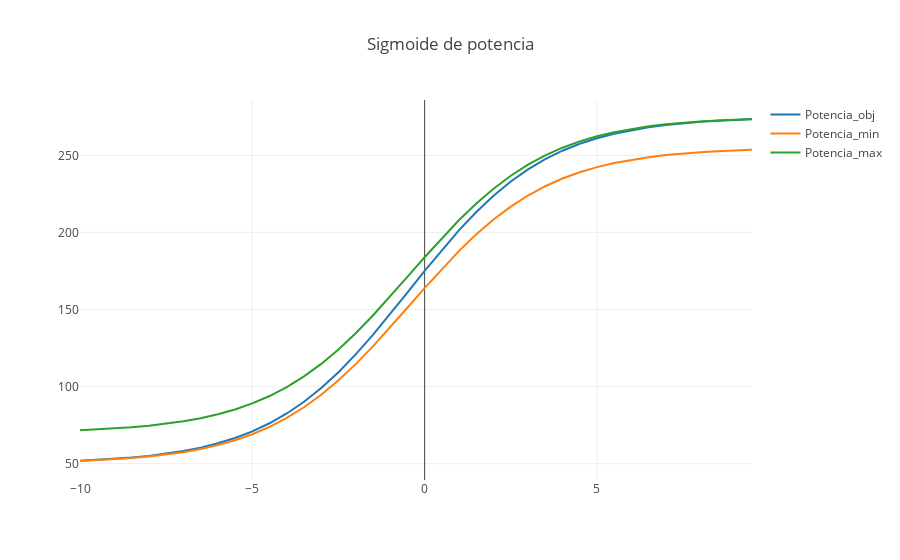

Notebook source saved alongside this figure:
### Code cell
pot_min = 50
pot_max = 275
ff_1 = 0.8
ff_2 = 0.5
porc = np.arange(-10,10,0.5)

potencia = pot_min+(pot_max-pot_min)/(1+ff_1*np.e**(ff_2*porc*-1))
potencia_min = pot_min+(pot_max-20-pot_min)/(1+ff_1*np.e**(ff_2*porc*-1))
potencia_max = pot_min+20+(pot_max-pot_min-20)/(1+ff_1*np.e**(ff_2*porc*-1))

trace0 = go.Scatter(        
        x=porc,
        y=potencia,
        mode='lines',
        name='Potencia_obj')

trace1 = go.Scatter(        
        x=porc,
        y=potencia_min,
        mode='lines',
        name='Potencia_min')

trace2 = go.Scatter(        
        x=porc,
        y=potencia_max,
        mode='lines',
        name='Potencia_max')




layout = go.Layout(title='Sigmoide de potencia')

data = [trace0, trace1, trace2]

fig = dict(data=data, layout=layout)

py.offline.iplot(fig)

### Figure 1 — Plotly figure (JSON) as saved in the notebook; plotly's stock layout.template omitted (floating-point values rounded to 4 significant figures)
{"data": [{"mode": "lines", "name": "Potencia_obj", "type": "scatter", "x": [-10, -9.5, -9, -8.5, -8, -7.5, -7, -6.5, -6, -5.5, -5, -4.5, -4, -3.5, -3, -2.5, -2, -1.5, -1, -0.5, 0, 0.5, 1, 1.5, 2, 2.5, 3, 3.5, 4, 4.5, 5, 5.5, 6, 6.5, 7, 7.5, 8, 8.5, 9, 9.5], "y": [51.88, 52.41, 53.08, 53.94, 55.04, 56.43, 58.18, 60.4, 63.18, 66.65, 70.94, 76.19, 82.56, 90.15, 99.07, 109.3, 120.9, 133.5, 147.0, 161.0, 175, 188.6, 201.5, 213.3, 223.8, 233.0, 240.9, 247.5, 253.0, 257.5, 261.1, 264.1, 266.4, 268.2, 269.7, 270.8, 271.8, 272.5, 273.0, 273.5]}, {"mode": "lines", "name": "Potencia_min", "type": "scatter", "x": [-10, -9.5, -9, -8.5, -8, -7.5, -7, -6.5, -6, -5.5, -5, -4.5, -4, -3.5, -3, -2.5, -2, -1.5, -1, -0.5, 0, 0.5, 1, 1.5, 2, 2.5, 3, 3.5, 4, 4.5, 5, 5.5, 6, 6.5, 7, 7.5, 8, 8.5, 9, 9.5], "y": [51.71, 52.19, 52.81, 53.59, 54.59, 55.85, 57.46, 59.48, 62.01, 65.17, 69.08, 73.86, 79.66, 86.58, 94.71, 104.1, 114.6, 126.1, 138.4, 151.1, 163.9, 176.3, 188.0, 198.8, 208.4, 216.8, 223.9, 230.0, 235.0, 239.1, 242.4, 245.0, 247.1, 248.8, 250.2, 251.2, 252.0, 252.7, 253.2, 253.6]}, {"mode": "lines", "name": "Potencia_max", "type": "scatter", "x": [-10, -9.5, -9, -8.5, -8, -7.5, -7, -6.5, -6, -5.5, -5, -4.5, -4, -3.5, -3, -2.5, -2, -1.5, -1, -0.5, 0, 0.5, 1, 1.5, 2, 2.5, 3, 3.5, 4, 4.5, 5, 5.5, 6, 6.5, 7, 7.5, 8, 8.5, 9, 9.5], "y": [71.71, 72.19, 72.81, 73.59, 74.59, 75.85, 77.46, 79.48, 82.01, 85.17, 89.08, 93.86, 99.66, 106.6, 114.7, 124.1, 134.6, 146.1, 158.4, 171.1, 183.9, 196.3, 208.0, 218.8, 228.4, 236.8, 243.9, 250.0, 255.0, 259.1, 262.4, 265.0, 267.1, 268.8, 270.2, 271.2, 272.0, 272.7, 273.2, 273.6]}], "layout": {"title": "Sigmoide de potencia"}}
